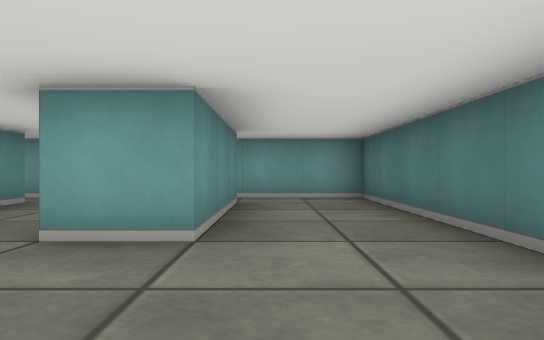
view 1 (above)

17 first-person views from a walk through a cub3D maze. The camera is about half as high as the walls, looks level and sees 70° across. The floor is counted in squares. Each view is taken from the middle of a square. On the plan, view 1 faces up. The plan holds only what a view shows up to about 9 squares ahead; the rest is blank.

view 2
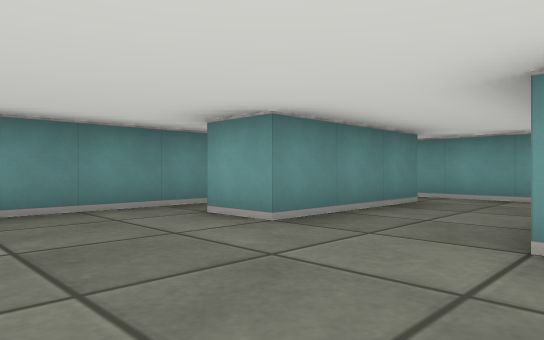

view 3
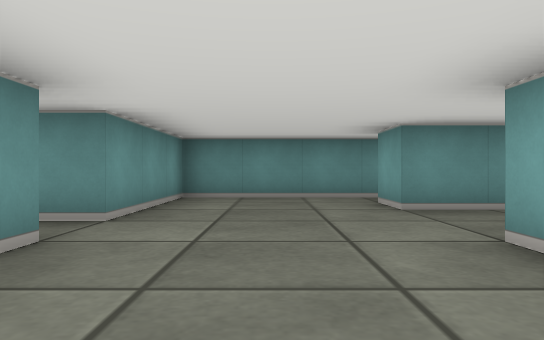

view 4
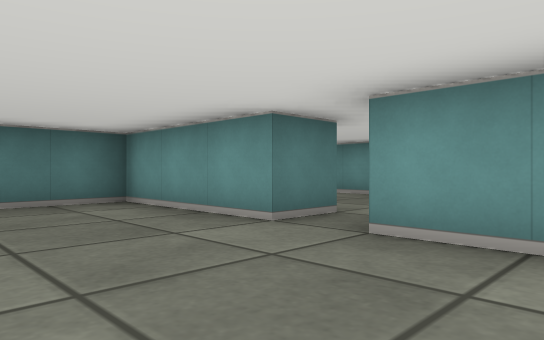

view 5
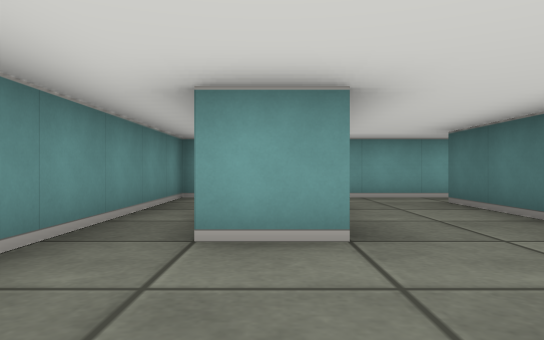

view 6
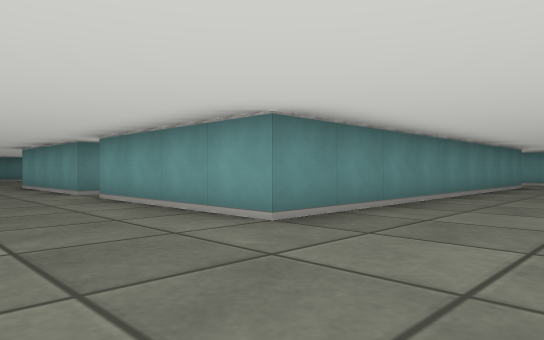

view 7
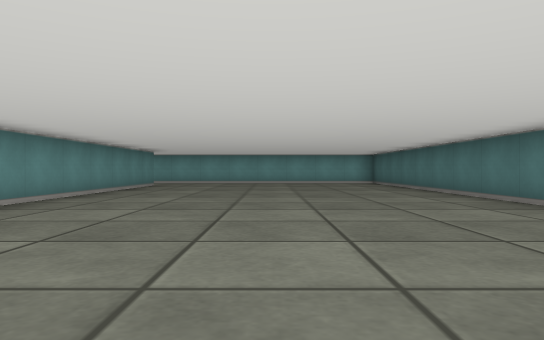

view 8
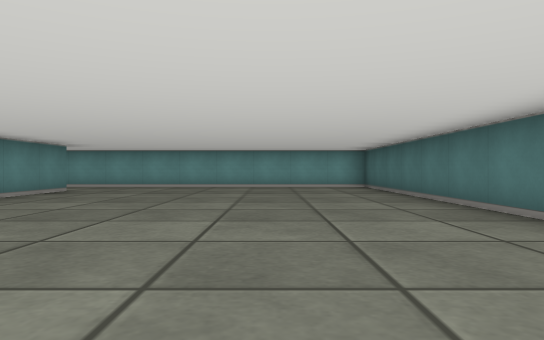

view 9
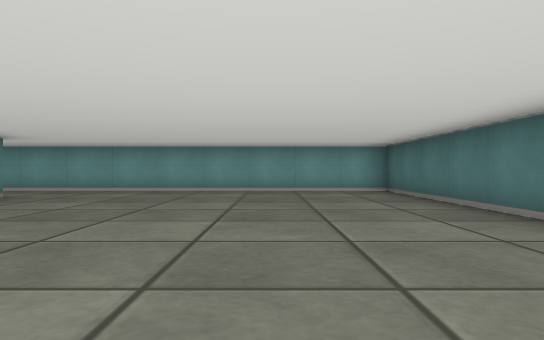

view 10
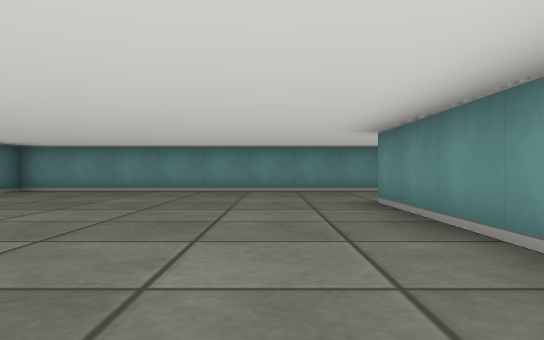

view 11
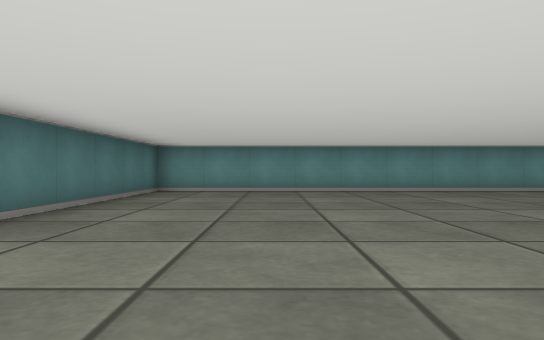

view 12
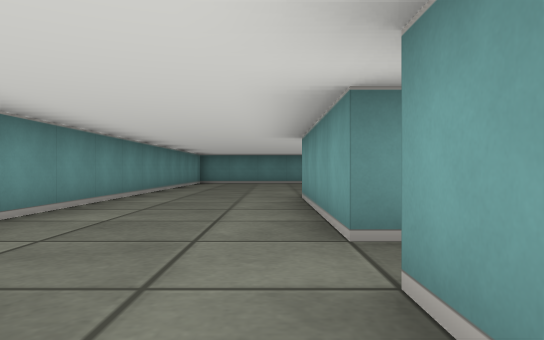

view 13
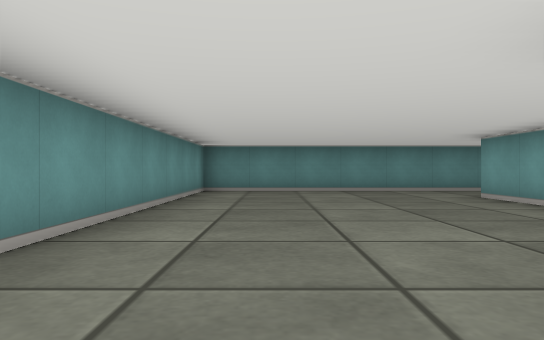

view 14
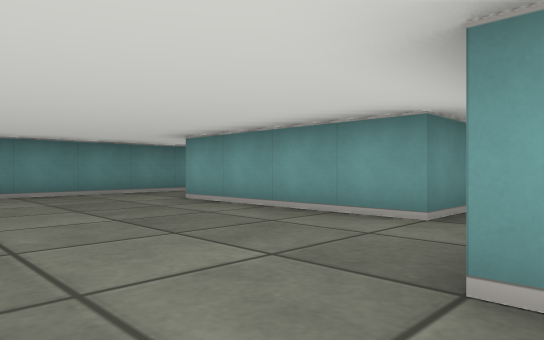

view 15
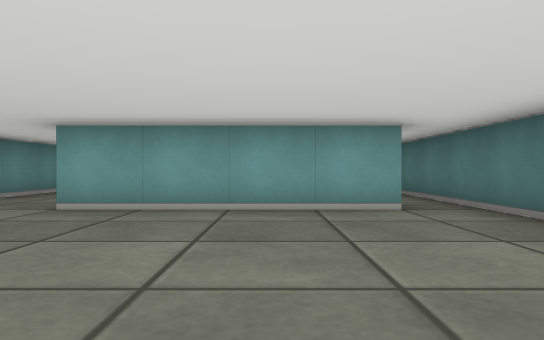

view 16
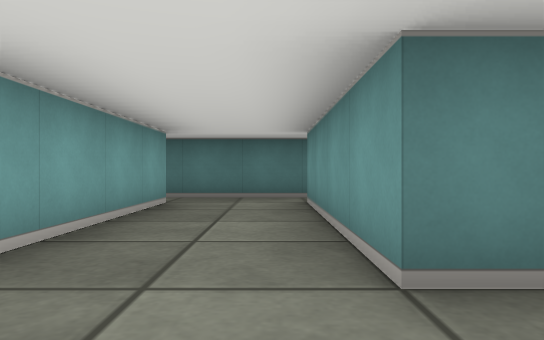

view 17
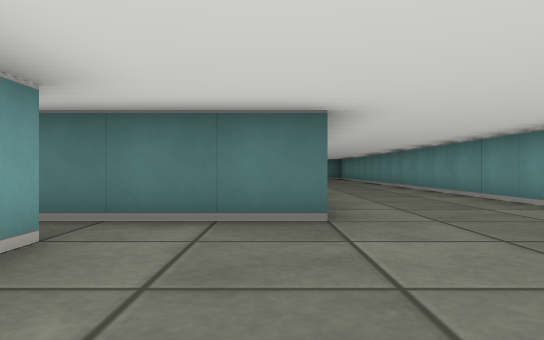

### Floor plan
Points are (right, up) in squares from view 1. A wall is a line through its corners. A room is listed if a view was taken in it or the views show most of it. See-through windows are left out.
Room 1 (views 1, 2, 3, 4, 5)
walls: (-1.5, 3.5) (-1.5, 5.5); (-3.5, 5.5) (-3.5, 2.5) (-4.5, 2.5); (-0.5, 5.5) (-0.5, 2.5) (-1.5, 2.5); (-1.5, -0.5) (1.5, -0.5) (1.5, 6.5) (-5.5, 6.5) (-5.5, -0.5) (-2.5, -0.5)
ways out: opening at (-2, -1) to room 2
Room 2 (views 6, 7, 8, 9, 10, 11, 12, 13, 14, 15, 17)
walls: (-2.5, -0.5) (-2.5, -1.5) (-6.5, -1.5) (-6.5, 1.4); (2.5, 7.5) (2.5, -1.5) (-1.5, -1.5) (-1.5, -0.5); (-7.5, 1.5) (-7.5, 0.5) (-11.5, 0.5); (-11.5, 0.9) (-11.5, 1.5); (-13.5, 1.4) (-13.5, -4.5) (9.5, -4.5) (9.5, 9.5) (3.5, 9.5)
ways out: opening at (-2, -1) to room 1; opening at (-12.5, 1) to room 3; opening at (-7, 1) to room 3; opening at (2.5, 8.5)
Room 3 (view 16)
walls: (-11.5, 1.5) (-7.5, 1.5); (-7.5, 3.5) (-10.9, 3.5); (-13.5, 4.1) (-13.5, 1.4); (-6.5, 1.4) (-6.5, 3.9)
ways out: opening at (-12.5, 1) to room 2; opening at (-7, 1) to room 2; opening at (-12.5, 4); opening at (-7, 4)

Where each view was taken, in squares from view 1:
view 1: 0 up, 0 right, facing up
view 2: 0 up, 1 left, facing up-left
view 3: 1 up, 1 right, facing left
view 4: 2 up, 4 left, facing down-right
view 5: 0 up, 4 left, facing up
view 6: 4 down, 5 right, facing up-left
view 7: 4 down, 6 right, facing up
view 8: 1 down, 7 right, facing up
view 9: 1 up, 7 right, facing up
view 10: 4 up, 4 right, facing down
view 11: 4 up, 7 right, facing down
view 12: 2 down, 0 right, facing left
view 13: 3 down, 5 left, facing left
view 14: 3 down, 6 left, facing up-left
view 15: 4 down, 9 left, facing up
view 16: 2 up, 13 left, facing right
view 17: 1 down, 10 left, facing right
